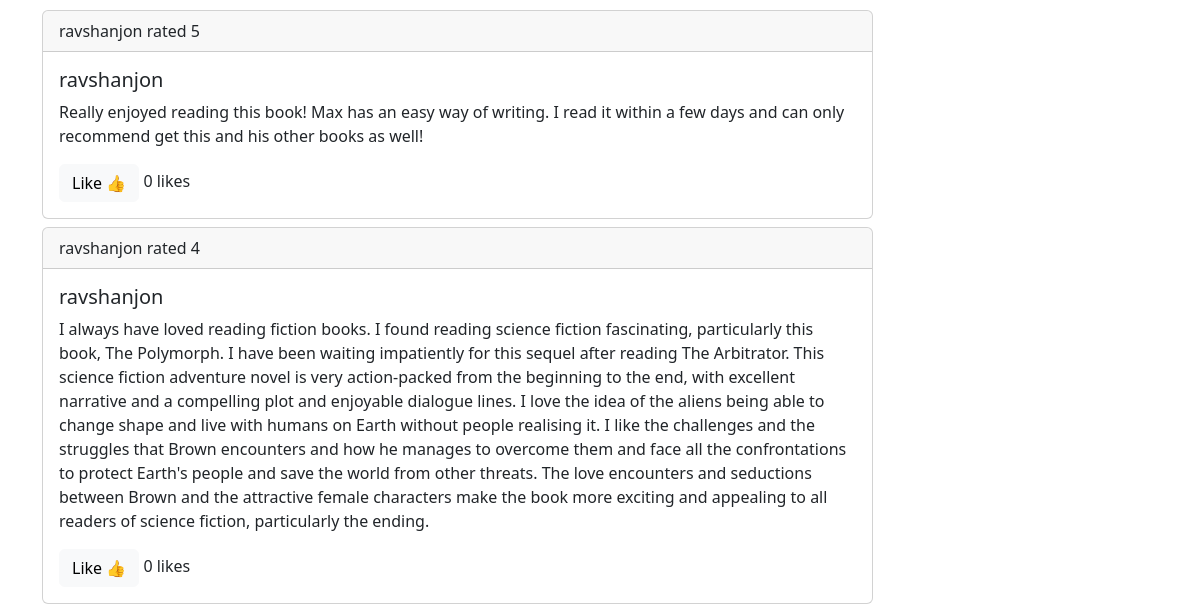
/books/hyperbole-and-a-half-unfortunate-situations-flawed/ (lower part), run on an earlier commit of the app's database.
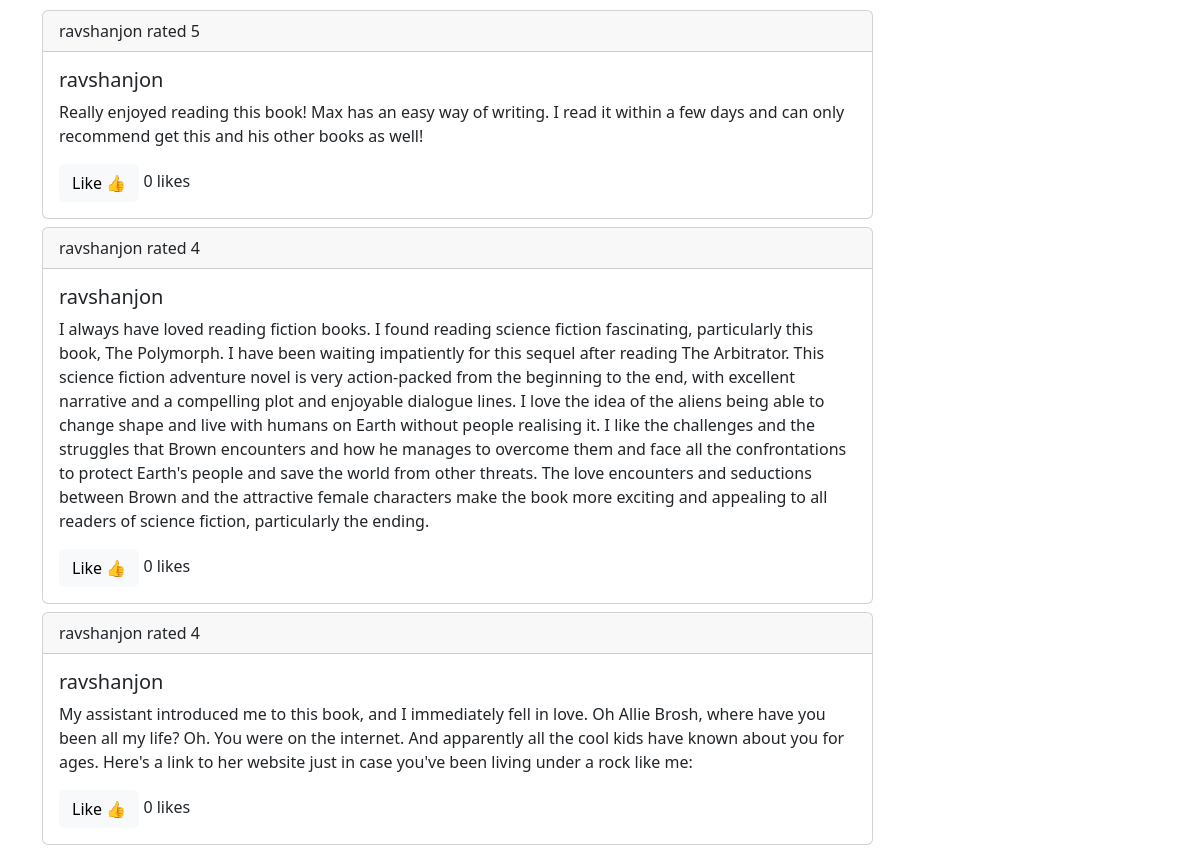
And on a later commit of the database.
### apps/books/models.py (models this page shows)
class BookReview(AbstractModel):
    book = ForeignKey("books.Book", CASCADE, "reviews")
    user = ForeignKey("users.User", CASCADE, "reviews")
    body = TextField()
    rating = IntegerField(validators=[MaxValueValidator(5), MinValueValidator(1)])
    like_count = IntegerField(default=0)

### apps/users/models.py (models this page shows)
class User(AbstractUser):
    avatar = ImageField(upload_to="users/avatar/%Y/%m/%d", default="user_avatar.jpg")
    middle_name = CharField(max_length=128, null=True, blank=True)

### apps/books/views.py (the view)
# urls.py: path('<slug:slug>/', BookDetailView.as_view(), name="book-detail"),
class BookDetailView(View):
    def get(self, request, slug):
        book = Book.objects.get(slug=slug)
        form = AddBookReviewForm()
        context = {
            "book": book,
            "form": form
        }
        return render(request, "books/book-detail.html", context=context)

### templates/books/book-detail.html (shortened to what this page needs)
{% extends 'base.html' %}
{% load crispy_forms_tags %}
{% block content %}
    {% if book.reviews %}
        <div class="row">
            <div class="col-9">
                {% for review in book.reviews.all %}
                    <div class="card my-2">
                        <div class="card-header">
                            {{ review.user.username }} rated {{ review.rating }}
                        </div>
                        <div class="card-body">
                            <h5 class="card-title">       {{ review.user.username }}</h5>
                            <p class="card-text">{{ review.body }}</p>
                            <a href="#" class="btn btn-light">Like 👍</a> <span
                                class="fw-lighter">{{ review.like_count }} likes </span>
                        </div>
                    </div>
                {% endfor %}
            </div>
        </div>
    {% else %}
        <h3>No Reviews</h3>
    {% endif %}
{% endblock %}

### templates/base.html (shortened to what this page needs)
{% load static %}
<!doctype html>
<html lang="en">
<head>
    <link href='https://unpkg.com/boxicons@2.1.4/css/boxicons.min.css' rel='stylesheet'>
    <link rel="stylesheet" href="{% static 'main.css' %}">
    <link href="https://cdn.jsdelivr.net/npm/bootstrap@5.3.2/dist/css/bootstrap.min.css" rel="stylesheet"
>
</head>
<body>
<div class="container">
    {% block content %}
    {% endblock %}
</div>
</body>
</html>

What changed in the data, as far as the page shows it:
added BookReview: user.username "ravshanjon", rating "4", body "My assistant introduced me to this book, and I immediately fell in love. Oh Allie Brosh, where have you been all my life? Oh. You were on the internet. And apparently all the cool kids have known about you for ages. Here's a link to her website just in case you've been living under a rock like me:", like_count "0"
